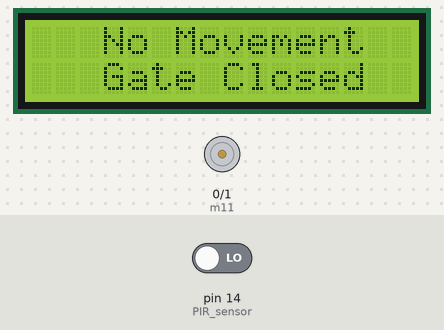
Bench run of a sketch on a simulated Arduino Uno, built with avr-gcc and run on an emulated ATmega328P. On the bench: 16×2 character LCD, motor-driver pin pairs drawn as motors (green arrow = first pin HIGH = forward, orange = second pin HIGH = backward, longer = more drive). The inputs (shaded band) are chosen by the test bench; at power-on: pin 14 (PIR_sensor) LOW.

Above: at 6.2 s.
6.3 s: pin 14 (PIR_sensor) driven HIGH
At 7.1 s:
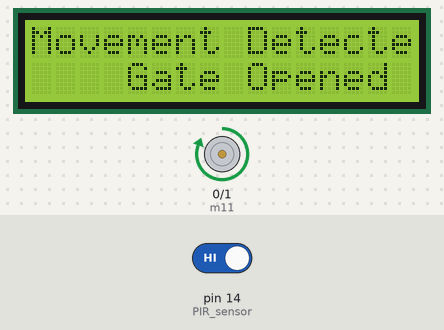
At 8.1 s:
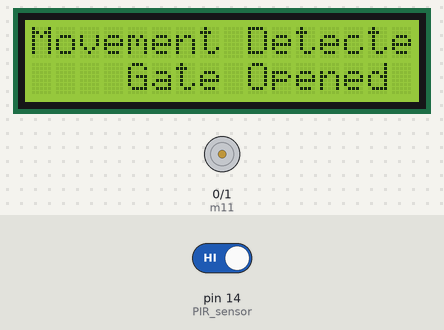
9.3 s: pin 14 (PIR_sensor) driven LOW
At 9.9 s:
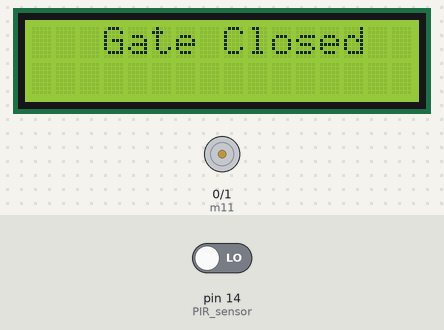
Timing chart, 0 to 12.3 s (numbered marks = the images above; inputs shaded):
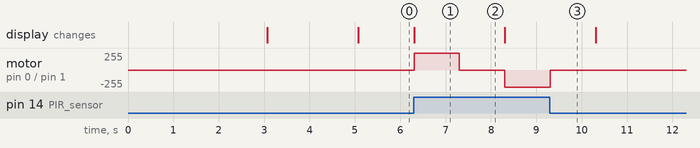

The sketch:

proyecto_final_sp1.ino
```cpp
#include <LiquidCrystal.h>
/*
  The circuit:
 * LCD RS pin to digital pin 13
 * LCD Enable pin to digital pin 12
 * LCD D4 pin to digital pin 11
 * LCD D5 pin to digital pin 10
 * LCD D6 pin to digital pin 9
 * LCD D7 pin to digital pin 8
 * LCD R/W pin to ground
 * LCD VSS pin to ground
 * LCD VCC pin to 5V
 * 10K resistor:
 * ends to +5V and ground
 * wiper to LCD VO pin (pin 3)
 */
LiquidCrystal lcd(13, 12, 11, 10, 9, 8);

#define PIR_sensor 14
#define m11 0
#define m12 1

void setup()
{
  lcd.begin(16, 2);
  pinMode(m11, OUTPUT);
  pinMode(m12, OUTPUT);
  pinMode(PIR_sensor, INPUT);
  lcd.print("    Automatic    ");
  lcd.setCursor(0,1);
  lcd.print("   Door Opener   ");
  delay(3000);
  lcd.clear();
  delay(2000);
}

void loop()
{
  if(digitalRead(PIR_sensor))
  {
    lcd.setCursor(0,0);
    lcd.print("Movement Detected");
    lcd.setCursor(0, 1);
    lcd.print("    Gate Opened    ");
    digitalWrite(m11, HIGH);         // La puerta se abre
    digitalWrite(m12, LOW);
    delay(1000);
    digitalWrite(m11, LOW);          // La puerta se detetiene por un rato
    digitalWrite(m12, LOW);
    delay(1000);
    lcd.clear();
    lcd.print("   Gate Closed    ");
    digitalWrite(m11, LOW);           // La pueta se va cerrando
    digitalWrite(m12, HIGH);
    delay(1000);
    digitalWrite(m11, LOW);            // LA puerta se encunetra cerrada
    digitalWrite(m12, LOW);
    delay(1000);
  }

  else
  {
    lcd.setCursor(0,0);
    lcd.print("   No Movement   ");
    lcd.setCursor(0,1);
    lcd.print("   Gate Closed   ");
    digitalWrite(m11, LOW);
    digitalWrite(m12, LOW);
  }
}
```

Measured:
- after the input at 6.3 s, motor on pin 0 (m11) / pin 1 (m12): stopped → forward 255/255 at once, → stopped 1.0 s later, → backward 255/255 1.0 s later; the display: changes at once (image 1)
- after the input at 9.3 s, motor on pin 0 (m11) / pin 1 (m12): goes on until 9.3 s, then stays stopped
- what the display in image 1 shows lasts 2.0 s, from 6.3 s to 8.3 s
